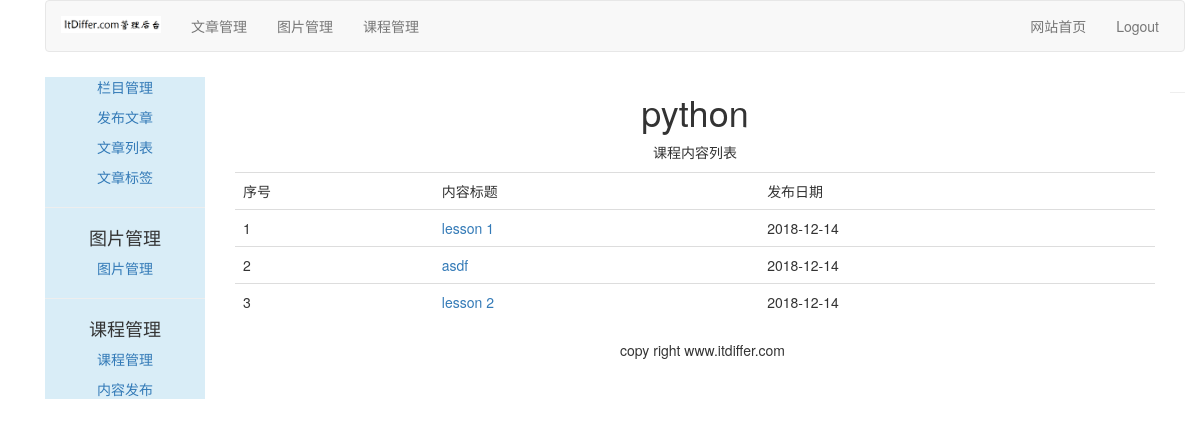
The page /course/list-lessons/3/ on the database its author committed.
### course/models.py (models this page shows, shortened)
class Course(models.Model):
    user = models.ForeignKey(User, on_delete=models.CASCADE,related_name='courses_user')
    title = models.CharField(max_length=200)
    slug = models.SlugField(max_length=200, unique=True)
    overview = models.TextField()
    created = models.DateTimeField(auto_now_add=True)
    student = models.ManyToManyField(User, related_name="courses_joined", blank=True)
    class Meta:
        ordering = ('-created',)

class Lesson(models.Model):
    user = models.ForeignKey(User, on_delete=models.CASCADE,related_name='lesson_user')
    course = models.ForeignKey(Course, on_delete=models.CASCADE,related_name='lesson')
    title = models.CharField(max_length=200)
    video = models.FileField(upload_to=user_directory_path)
    description = models.TextField(blank=True)
    attach = models.FileField(blank=True, upload_to=user_directory_path)
    created = models.DateTimeField(auto_now_add=True)
    order = OrderField(blank=True, for_fields=['course'])
    class Meta:
        ordering = ['order']

### course/views.py (the view)
# urls.py: path('list-lessons/<int:course_id>/', ListLessonsView.as_view(), name="list_lessons"),
class ListLessonsView(LoginRequiredMixin, TemplateResponseMixin, View):
    login_url = "/account/login/"
    template_name = 'course/manage/list_lessons.html'
    def get(self, request, course_id):
        course = get_object_or_404(Course, id=course_id)
        return self.render_to_response({'course':course})

### templates/course/manage/list_lessons.html (shortened to what this page needs)
{% extends "article/base.html" %}
{% block content %}
<div>
    <div class='text-center'>
        <h1>{{ course.title }}</h1>
        <p>课程内容列表</p>
    </div>
    <table class="table table-hover" style="margin-top:10px">
        <tr>
            <td>序号</td>
            <td>内容标题</td>
            <td>发布日期</td>
        </tr>
        {% for lesson in course.lesson.all %}
        <tr id={{ forloop.counter }}>
            <td>{{ forloop.counter }}</td>
            <td><a href="{% url 'course:detail_lesson' lesson.id %}">{{ lesson.title }}</a></td>
            <td>{{ lesson.created|date:"Y-m-d" }}</td>
        </tr>
        {% endfor %}
    </table>
</div>
{% endblock %}

### rows shown on the page
Course: title "python"
Lesson: title "lesson 1", created "2018-12-14"
Lesson: title "asdf", created "2018-12-14"
Lesson: title "lesson 2", created "2018-12-14"
